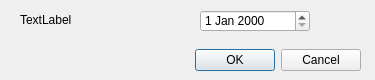
<?xml version="1.0" encoding="UTF-8"?>
<ui version="4.0">
 <class>DateInputDialog</class>
 <widget class="QDialog" name="DateInputDialog">
  <property name="geometry">
   <rect>
    <x>0</x>
    <y>0</y>
    <width>375</width>
    <height>80</height>
   </rect>
  </property>
  <property name="minimumSize">
   <size>
    <width>375</width>
    <height>80</height>
   </size>
  </property>
  <property name="maximumSize">
   <size>
    <width>375</width>
    <height>80</height>
   </size>
  </property>
  <property name="windowTitle">
   <string>Date input dialog</string>
  </property>
  <widget class="QDialogButtonBox" name="buttonBox">
   <property name="geometry">
    <rect>
     <x>140</x>
     <y>40</y>
     <width>221</width>
     <height>41</height>
    </rect>
   </property>
   <property name="orientation">
    <enum>Qt::Horizontal</enum>
   </property>
   <property name="standardButtons">
    <set>QDialogButtonBox::Cancel|QDialogButtonBox::Ok</set>
   </property>
  </widget>
  <widget class="QDateEdit" name="date">
   <property name="geometry">
    <rect>
     <x>200</x>
     <y>10</y>
     <width>110</width>
     <height>22</height>
    </rect>
   </property>
  </widget>
  <widget class="QLabel" name="label">
   <property name="geometry">
    <rect>
     <x>20</x>
     <y>10</y>
     <width>171</width>
     <height>20</height>
    </rect>
   </property>
   <property name="text">
    <string>TextLabel</string>
   </property>
   <property name="buddy">
    <cstring>date</cstring>
   </property>
  </widget>
 </widget>
 <resources/>
 <connections>
  <connection>
   <sender>buttonBox</sender>
   <signal>accepted()</signal>
   <receiver>DateInputDialog</receiver>
   <slot>accept()</slot>
   <hints>
    <hint type="sourcelabel">
     <x>360</x>
     <y>40</y>
    </hint>
    <hint type="destinationlabel">
     <x>157</x>
     <y>98</y>
    </hint>
   </hints>
  </connection>
  <connection>
   <sender>buttonBox</sender>
   <signal>rejected()</signal>
   <receiver>DateInputDialog</receiver>
   <slot>reject()</slot>
   <hints>
    <hint type="sourcelabel">
     <x>360</x>
     <y>40</y>
    </hint>
    <hint type="destinationlabel">
     <x>286</x>
     <y>98</y>
    </hint>
   </hints>
  </connection>
 </connections>
</ui>
